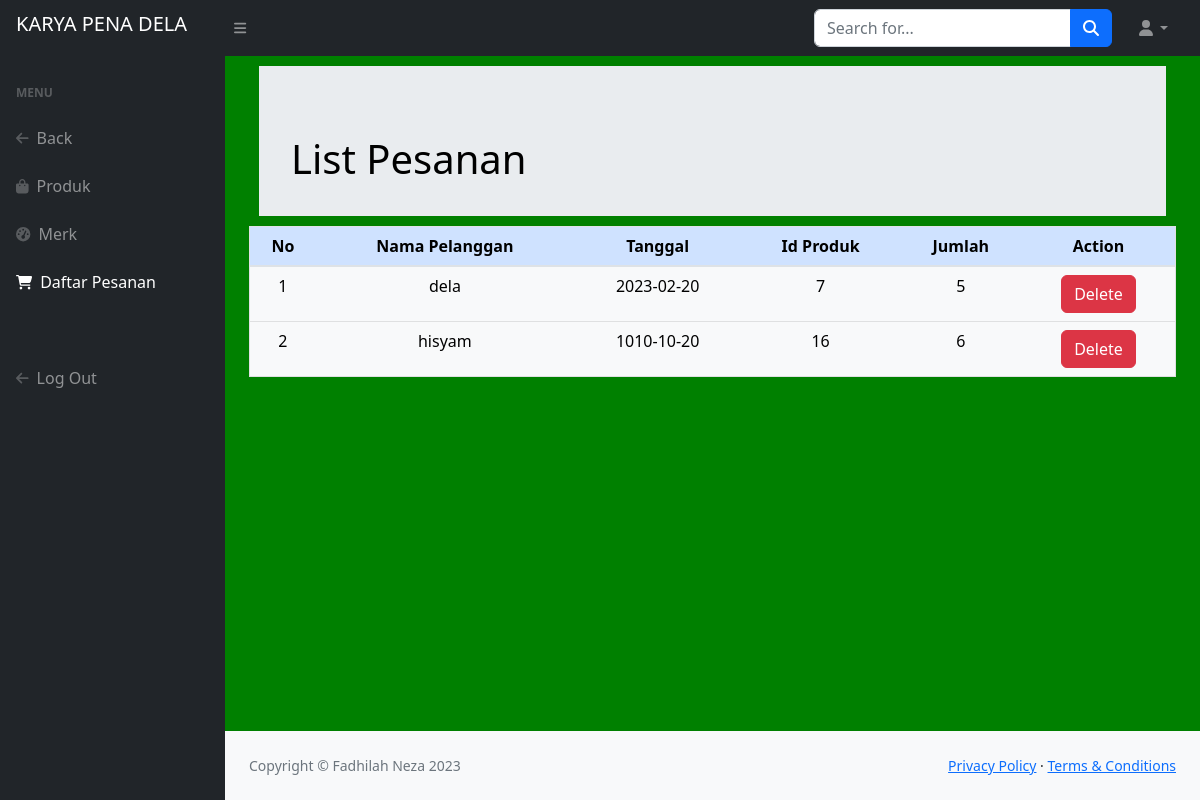
/dashboard/list_pesanan.php, run on the app's committed database.
### tables this page shows
CREATE TABLE `pesanan` (
  `id` int(11) NOT NULL,
  `namapelanggan` varchar(191) NOT NULL,
  `tanggal` date NOT NULL,
  `produk_id` int(45) NOT NULL,
  `quantity` int(11) NOT NULL
);

### dashboard/list_pesanan.php (the view, shortened to what this page needs)
<?php
    require_once 'dbkoneksi.php';
?>
<?php
    $sql = "SELECT * FROM pesanan";
    $rs = $dbh->query($sql);
?>
<!DOCTYPE html>
<html lang="en">
    <head>
        <link href="https://cdn.jsdelivr.net/npm/simple-datatables@7.1.2/dist/style.min.css" rel="stylesheet" />
        <link href="css/styles.css" rel="stylesheet" />
    </head>
    <body class="sb-nav-fixed" style="background-color:green;">
        <nav class="sb-topnav navbar navbar-expand navbar-dark bg-dark">
            <a class="navbar-brand ps-3" href="../home.php"><h5>KARYA PENA DELA</h5></a>
            <button class="btn btn-link btn-sm order-1 order-lg-0 me-4 me-lg-0" id="sidebarToggle" href="#!"><i class="fas fa-bars"></i></button>
            <form class="d-none d-md-inline-block form-inline ms-auto me-0 me-md-3 my-2 my-md-0">
                <div class="input-group">
                    <input class="form-control" type="text" placeholder="Search for..." aria-label="Search for..." aria-describedby="btnNavbarSearch" />
                    <button class="btn btn-primary" id="btnNavbarSearch" type="button"><i class="fas fa-search"></i></button>
                </div>
            </form>
            <ul class="navbar-nav ms-auto ms-md-0 me-3 me-lg-4">
                <li class="nav-item dropdown">
                    <a class="nav-link dropdown-toggle" id="navbarDropdown" href="#" role="button" data-bs-toggle="dropdown" aria-expanded="false"><i class="fas fa-user fa-fw"></i></a>
                </li>
            </ul>
        </nav>
        <div id="layoutSidenav">
            <div id="layoutSidenav_nav">
                <nav class="sb-sidenav accordion sb-sidenav-dark" id="sidenavAccordion">
                    <div class="sb-sidenav-menu">
                        <div class="nav">
                            <div class="sb-sidenav-menu-heading">Menu</div>
                            <a class="nav-link" href="dashboard.html">
                                <div class="sb-nav-link-icon"><i class="fas fa-arrow-left"></i></div>
                                Back
                            </a>
                            <a class="nav-link" href="list_produk.php">
                                <div class="sb-nav-link-icon"><i class="fas fa-shopping-bag"></i></div>
                                Produk
                            </a>
                            <a class="nav-link" href="list_merk.php">
                                <div class="sb-nav-link-icon"><i class="fas fa-tachometer-alt"></i></div>
                               Merk
                            </a>
                            <a class="nav-link active" href="list_pesanan.php">
                                <div class="sb-nav-link-icon"><i class="fas fa-shopping-cart"></i></div>
                                Daftar Pesanan
                            </a><br><br>
                            <a class="nav-link" href="../home.php" onclick="showLoginAlert()">
                                <div class="sb-nav-link-icon"><i class="fa fa-arrow-left"></i></div>
                                Log Out
                            </a>
                        </div>
                    </div>
                </nav>
            </div>
            <div id="layoutSidenav_content">
                <main>
                <div class="container-fluid px-4">
                    <div class="jumbotron jumbotron-fluid" style="background-color: cream; height: 150px; padding: 20px; margin: 10px;">
                        <div class="container" style="background: url(../img/banner/banner3.png); padding-bottom: 2px;  padding-top: 25px;">
                            <h1 class="mt-4 text-black">List Pesanan</h1>
                        </div>
                </div>
                <table class="table table-light text-center" width="100%" border="1" cellspacing="2" cellpadding="2">
                    <thead>
                        <tr class="table-primary">
                            <th>No</th>
                            <th>Nama Pelanggan</th>
                            <th>Tanggal</th>
                            <th>Id Produk</th>
                            <th>Jumlah</th>
                            <th>Action</th>
                        </tr>
                    </thead>
                    <tbody>
                        <?php
                        $nomor = 1;
                        foreach ($rs as $row)
                        { ?>
                            <tr>
                                <td><?=$nomor?></td>
                                <td><?=$row['namapelanggan']?></td>
                                <td><?=$row['tanggal']?></td>
                                <td><?=$row['produk_id']?></td>
                                <td><?=$row['quantity']?></td>
                                <td>
                                    <a class="btn btn-danger" href="delete_pesanan.php?iddel=<?=$row['id']?>"
                                    onclick="if(!confirm('Anda Yakin Hapus Data Produk <?=$row['nama']?>?')) {return false}"
                                    >Delete</a>
                                </td>
                            </tr>
                        <?php
                        $nomor++;
                        }
                        ?>
                    </tbody>
                </table>
                    </div>
                </main>
                <footer class="py-4 bg-light mt-auto">
                <div class="container-fluid px-4">
                    <div class="d-flex align-items-center justify-content-between small">
                        <div class="text-muted">Copyright &copy; Fadhilah Neza 2023</div>
                        <div>
                            <a href="#">Privacy Policy</a>
                            &middot;
                            <a href="#">Terms &amp; Conditions</a>
                        </div>
                    </div>
                </div>
            </footer>
            </div>
        </div>
    </body>
</html>

### data on the page
pesanan: namapelanggan "dela", tanggal "2023-02-20", produk "7", quantity "5"
pesanan: namapelanggan "hisyam", tanggal "1010-10-20", produk "16", quantity "6"
